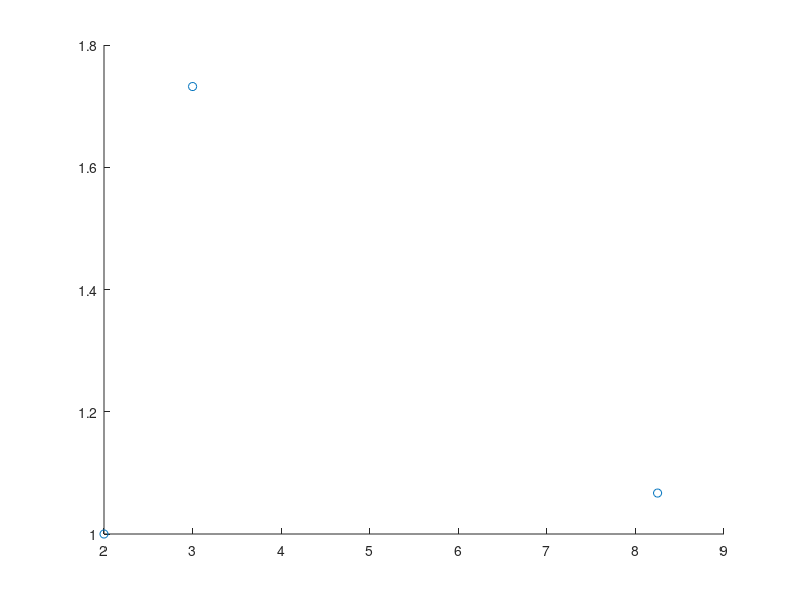

MATLAB code to generate this figure:
clear all
close all

%% Points and angles (angle in radians)
angle = pi/6;
mypoint = [3 sqrt(3)]


%% Calculate 'center' from extrema
m = 2;     % width/2  (I want to rotate around the center of the image)
n = 1'    % height/2

%% Tx matrices
first = [...
    1 0 -m;
    0 1 -n;
    0 0 1];

third = [...
    1 0 m;
    0 1 n;
    0 0 1];

second = [...
    cos(angle) -sin(angle) 0;
    sin(angle) cos(angle) 0;
    0 0 1];

R = third* second* first
T = eye(3); T(1,3) = 2;
S = [2.5, 0,0,; 0,0.5,0; 0,0,1];

%% Use homogenous coords
mp_hom = [mypoint 1];

%% Calculate (note because we premultiply,
rotated_hom = T*S*R * mp_hom'
rotated = rotated_hom(1:2)'


points = [rotated; mypoint; [m,n]];
scatter(points(:, 1), points(:, 2));

